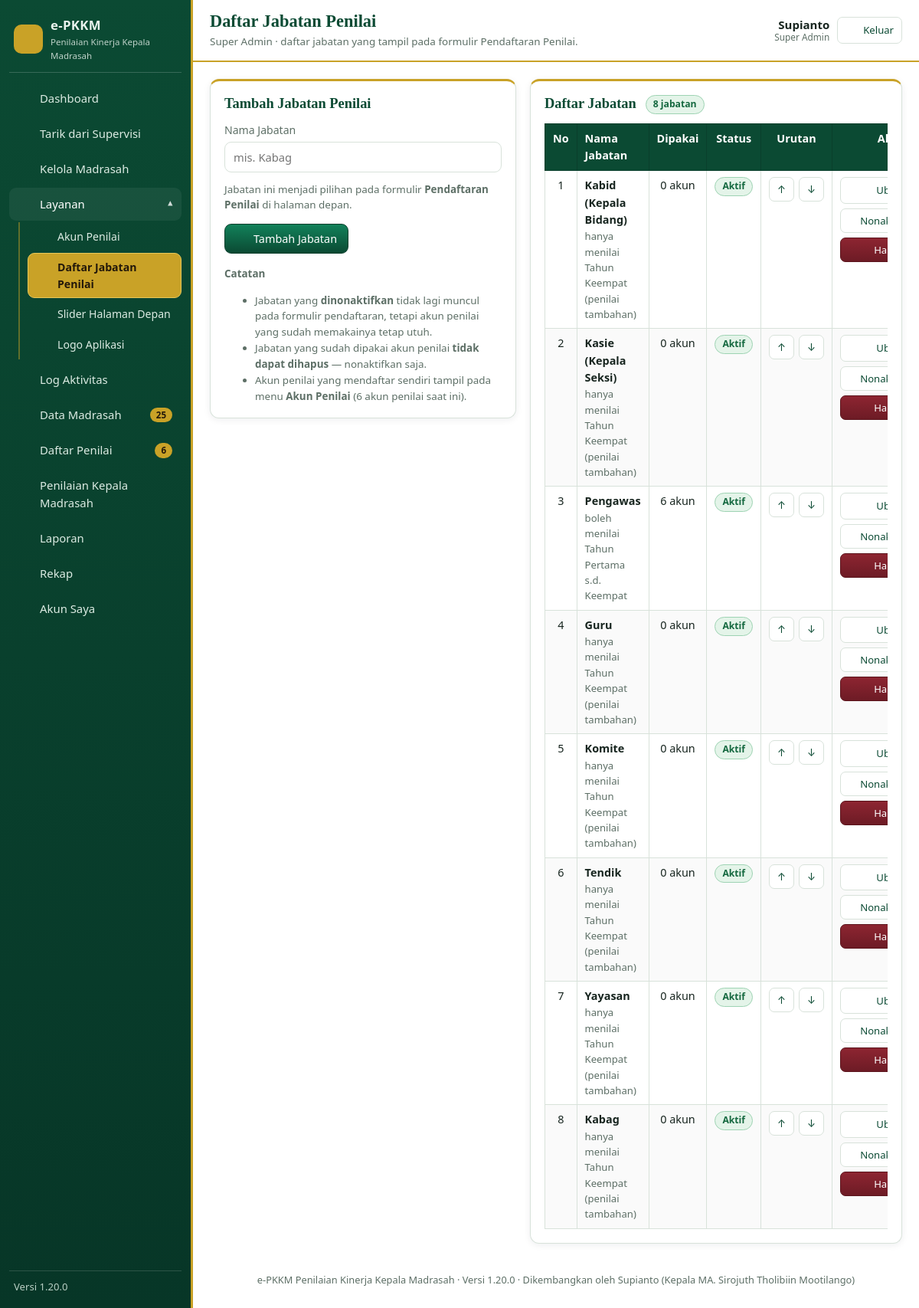
Screenshot of /jabatan.php (signed in) with the database file from the repository.
### tables this page shows
CREATE TABLE users (
                id INTEGER PRIMARY KEY AUTOINCREMENT,
                sekolah_id INTEGER REFERENCES sekolah(id) ON DELETE CASCADE,
                nama TEXT NOT NULL,
                username TEXT NOT NULL UNIQUE,
                sandi TEXT NOT NULL,
                role TEXT NOT NULL DEFAULT 'pengawas',
                aktif INTEGER NOT NULL DEFAULT 1,
                foto TEXT,
                dibuat TEXT
            , nip TEXT, jabatan TEXT, instansi TEXT, kab_kota TEXT, hp TEXT, asal TEXT, supervisi_id INTEGER, sandi_supervisi TEXT);

CREATE TABLE jabatan_penilai (
                id INTEGER PRIMARY KEY AUTOINCREMENT,
                nama TEXT NOT NULL UNIQUE,
                urutan INTEGER NOT NULL DEFAULT 10,
                aktif INTEGER NOT NULL DEFAULT 1,
                dibuat TEXT
            );

### jabatan.php (the view, shortened to what the rows shown need)
<?php
require_once __DIR__ . '/inc/init.php';
$u = require_super();
$editId = (int)($_GET['edit'] ?? 0);
$editJ = jabatan_penilai_by_id($editId);
$daftar = jabatan_penilai_list(false);
page_top('Daftar Jabatan Penilai', 'Super Admin &middot; daftar jabatan yang tampil pada formulir Pendaftaran Penilai.', true);
?>
<div class="grid g-form">
    <div class="card">
        <div class="card-kepala"><h2><?= $editJ ? 'Ubah Jabatan' : 'Tambah Jabatan Penilai' ?></h2>
        </div>
    </div>
    <div class="card">
        <div class="card-kepala"><h2>Daftar Jabatan</h2>
        </div>
        <?php if (!$daftar): ?>
            <p class="mut mb0">Belum ada jabatan. Tambahkan lewat formulir di samping.</p>
        <?php else: ?>
        <div class="geser"><table class="tbl" id="tblJabatan">
            <thead><tr><th class="tengah" style="width:52px">No</th><th>Nama Jabatan</th>
                <th class="tengah">Dipakai</th><th class="tengah">Status</th>
                <th class="tengah" style="width:104px">Urutan</th>
                <th class="tengah aksi-kolom">Aksi</th></tr></thead>
            <tbody>
            <?php foreach ($daftar as $i => $j): $jid = (int)$j['id'];
                $pakai = jabatan_penilai_pemakai((string)$j['nama']);
                $pengawasJab = stripos(trim((string)$j['nama']), 'pengawas') === 0; ?>
                <tr>
                    <td class="tengah"><?= $i + 1 ?></td>
                    <td><b><?= e($j['nama']) ?></b>
                        <div class="kecil mut"><?= $pengawasJab
                            ? 'boleh menilai Tahun Pertama s.d. Keempat'
                            : 'hanya menilai Tahun Keempat (penilai tambahan)' ?></div></td>
                    <td class="tengah"><?= $pakai ?> akun</td>
                    <td class="tengah"><?= (int)$j['aktif']
                        ? '<span class="pil pil-unggul">Aktif</span>'
                        : '<span class="pil pil-kurang">Nonaktif</span>' ?></td>
                    <td class="tengah">
                        <div class="urutan-sel">
                            <form method="post" action="jabatan.php">
                                <button class="btn btn-kecil btn-ghost" type="submit" title="Naikkan"
                                    aria-label="Naikkan urutan <?= e($j['nama']) ?>">&uarr;</button>
                            </form>
                            <form method="post" action="jabatan.php">
                                <button class="btn btn-kecil btn-ghost" type="submit" title="Turunkan"
                                    aria-label="Turunkan urutan <?= e($j['nama']) ?>">&darr;</button>
                            </form>
                        </div>
                    </td>
                    <td class="tengah aksi-kolom">
                        <div class="row-aksi">
                            <a class="btn btn-kecil btn-ghost" href="jabatan.php?edit=<?= $jid ?>#">Ubah</a>
                            <form method="post" action="jabatan.php">
                                <button class="btn btn-kecil btn-ghost" type="submit"><?= (int)$j['aktif'] ? 'Nonaktifkan' : 'Aktifkan' ?></button>
                            </form>
                            <form method="post" action="jabatan.php">
                                <button class="btn btn-kecil btn-err" type="submit"
                                    data-confirm="Hapus jabatan <?= e($j['nama']) ?>?">Hapus</button>
                            </form>
                        </div>
                    </td>
                </tr>
            <?php endforeach; ?>
            </tbody>
        </table></div>
        <?php endif; ?>
    </div>
</div>
<?php
page_bottom();

### inc/layout.php (shortened to what the rows shown need)
<?php
if (!function_exists('ikon')) {
    function ikon(string $nama, int $ukuran = 18): string
    {
        $p = [
            'dash' => '<path d="M3 12l9-8 9 8v8a1 1 0 0 1-1 1h-5v-6H9v6H4a1 1 0 0 1-1-1z"/>',
            'madrasah' => '<path d="M12 3l9 6v12H3V9z"/><path d="M9 21v-6h6v6"/>',
            'nilai' => '<path d="M4 4h16v16H4z"/><path d="M8 9h8M8 13h8M8 17h5"/>',
            'guru' => '<circle cx="12" cy="8" r="3.2"/><path d="M5 20c1.4-3.6 4-5.2 7-5.2s5.6 1.6 7 5.2"/>',
            'lapor' => '<path d="M5 3h9l5 5v13H5z"/><path d="M14 3v5h5"/><path d="M8 13h8M8 17h5"/>',
            'rekap' => '<path d="M4 20V6M10 20V3M16 20v-9M22 20H2"/>',
            'akun' => '<circle cx="12" cy="9" r="3.4"/><path d="M4.5 20c1.5-3.8 4.3-5.6 7.5-5.6s6 1.8 7.5 5.6"/>',
            'pengawas' => '<circle cx="11" cy="8" r="3"/><path d="M4 20c1.3-3.4 3.8-5 7-5"/><path d="M15 15l2 2 4-4"/>',
            'kunci' => '<circle cx="8" cy="12" r="3.5"/><path d="M11.5 12H21M17 12v3M20 12v2"/>',
            'keluar' => '<path d="M10 4H5v16h5"/><path d="M14 8l4 4-4 4M18 12H9"/>',
            'cetak' => '<path d="M7 8V3h10v5"/><path d="M5 8h14v8h-3v5H8v-5H5z"/>',
            'simpan' => '<path d="M5 3h11l3 3v15H5z"/><path d="M8 3v6h6V3M8 21v-7h8v7"/>',
            'tambah' => '<path d="M12 5v14M5 12h14"/>',
            'menu' => '<path d="M4 7h16M4 12h16M4 17h16"/>',
            'buka' => '<path d="M4 6h7l2 2h7v11H4z"/>',
            'dokumen' => '<path d="M13 3v5h5"/><path d="M19 8.5V20a1 1 0 0 1-1 1H6a1 1 0 0 1-1-1V4a1 1 0 0 1 1-1h7z"/>'
                . '<path d="M8 13h8M8 17h5"/>',
            'unggah' => '<path d="M12 16V6M8 10l4-4 4 4"/><path d="M4 18h16v3H4z"/>',
            'unduh' => '<path d="M12 4v10M8 10l4 4 4-4"/><path d="M4 18h16v3H4z"/>',
            'centang' => '<path d="M4 12l5 5L20 6"/>',
            'panah' => '<path d="M5 12h13M13 6l6 6-6 6"/>',
            'layanan' => '<path d="M4 4h6v6H4zM14 4h6v6h-6zM4 14h6v6H4zM14 14h6v6h-6z"/>',
            'daftar' => '<path d="M8 6h12M8 12h12M8 18h12"/><path d="M4 6h.01M4 12h.01M4 18h.01"/>',
            'clock' => '<circle cx="12" cy="12" r="8.5"/><path d="M12 7.5V12l3 2"/>',
            'user' => '<circle cx="12" cy="8.5" r="3.3"/><path d="M4.8 20c1.4-3.6 4-5.4 7.2-5.4s5.8 1.8 7.2 5.4"/>',
        ];
        $isi = $p[$nama] ?? $p['dash'];
        return '<svg class="ic" viewBox="0 0 24 24" width="' . $ukuran . '" height="' . $ukuran . '" fill="none" '
            . 'stroke="currentColor" stroke-width="1.7" stroke-linecap="round" stroke-linejoin="round">' . $isi . '</svg>';
    }
}
if (!function_exists('menu_sidebar')) {
    function menu_sidebar(): array
    {
        $u = current_user();
        $m = [];
        $m[] = ['index.php', $u['role'] === 'pengawas' ? 'Dashboard Penilai' : 'Dashboard', 'dash'];
        if ($u['role'] === 'super') {
            $m[] = ['tarik_supervisi.php', 'Tarik dari Supervisi', 'unduh'];
            $m[] = ['sekolah.php', 'Kelola Madrasah', 'madrasah'];
            $m[] = ['grup', 'Layanan', 'layanan', [
                ['pengawas.php', 'Akun Penilai', 'pengawas'],
                ['jabatan.php', 'Daftar Jabatan Penilai', 'nilai'],
                ['depan_slider.php', 'Slider Halaman Depan', 'buka'],
                ['logo.php', 'Logo Aplikasi', 'madrasah'],
            ]];
            $m[] = ['log.php', 'Log Aktivitas', 'clock', log_jumlah_online()];
            $m[] = ['data_madrasah.php', 'Data Madrasah', 'daftar', (int)val('SELECT COUNT(*) FROM sekolah')];
            $m[] = ['data_penilai.php', 'Daftar Penilai', 'guru',
                (int)val("SELECT COUNT(*) FROM users WHERE role = 'pengawas'")];
            $m[] = ['penilaian.php', 'Penilaian Kepala Madrasah', 'nilai'];
            $m[] = ['laporan.php', 'Laporan', 'lapor'];
            $m[] = ['rekap.php', 'Rekap', 'rekap'];
            $m[] = ['akun.php', 'Akun Saya', 'akun'];
            return $m;
        }
        $m[] = ['penilaian.php', 'Penilaian Kepala Madrasah', 'nilai'];
        $m[] = ['akun.php', 'Akun Saya', 'akun'];
        return $m;
    }
}
if (!function_exists('page_top')) {
    function page_top(string $judul, string $sub = '', bool $lebar = false): void
    {
        $u = require_login();
        echo '<!doctype html><html lang="id"><head><meta charset="utf-8">';
        echo '<link rel="stylesheet" href="assets/style.css?v=' . e(APP_VERSION) . '">';
        echo '</head><body class="bg-deco">';
        echo '<div class="shell">';
        echo '<div class="main">';
        echo '<header class="top">'
            . '<button class="btn-menu" type="button" data-menu aria-label="Buka menu">' . ikon('menu', 20) . '</button>'
            . '<div class="top-judul"><h1>' . e($judul) . '</h1>';
        echo '</div><div class="top-kanan">';
        echo '<span class="top-user"><b>' . e($u['nama']) . '</b><i>' . e(role_label()) . '</i></span>';
        echo '</div></header>';
        echo '<main class="isi' . ($lebar ? ' isi-lebar' : '') . '">';
    }
}
if (!function_exists('page_bottom')) {
    function page_bottom(): void
    {
        echo '</main><footer class="foot">' . e(APP_NAME) . ' ' . e(APP_SUB)
            . ' &middot; Versi ' . e(APP_VERSION)
            . ' &middot; Dikembangkan oleh ' . e(APP_AUTHOR) . ' (' . e(APP_AUTHOR_JABATAN) . ')</footer>'
            . '</div></div>';
        echo '</body></html>';
    }
}

### rows the page displays
users: nama "Supianto", role "Super Admin"
jabatan_penilai: nama "Kabid (Kepala Bidang)", shows "hanya menilai Tahun Keempat (penilai tambahan)", pakai "0", aktif "Aktif"
jabatan_penilai: nama "Kasie (Kepala Seksi)", shows "hanya menilai Tahun Keempat (penilai tambahan)", pakai "0", aktif "Aktif"
jabatan_penilai: nama "Pengawas", shows "boleh menilai Tahun Pertama s.d. Keempat", pakai "6", aktif "Aktif"
jabatan_penilai: nama "Guru", shows "hanya menilai Tahun Keempat (penilai tambahan)", pakai "0", aktif "Aktif"
jabatan_penilai: nama "Komite", shows "hanya menilai Tahun Keempat (penilai tambahan)", pakai "0", aktif "Aktif"
jabatan_penilai: nama "Tendik", shows "hanya menilai Tahun Keempat (penilai tambahan)", pakai "0", aktif "Aktif"
jabatan_penilai: nama "Yayasan", shows "hanya menilai Tahun Keempat (penilai tambahan)", pakai "0", aktif "Aktif"
jabatan_penilai: nama "Kabag", shows "hanya menilai Tahun Keempat (penilai tambahan)", pakai "0", aktif "Aktif"

### other values shown
APP_NAME "e-PKKM"
APP_SUB "Penilaian Kinerja Kepala Madrasah"
$label "Dashboard"
$label "Tarik dari Supervisi"
$label "Kelola Madrasah"
$labelGrup "Layanan"
$sb[1] "Akun Penilai"
$sb[1] "Daftar Jabatan Penilai"
$sb[1] "Slider Halaman Depan"
$sb[1] "Logo Aplikasi"
$label "Log Aktivitas"
$label "Data Madrasah"
$lencana "25"
$label "Daftar Penilai"
$lencana "6"
